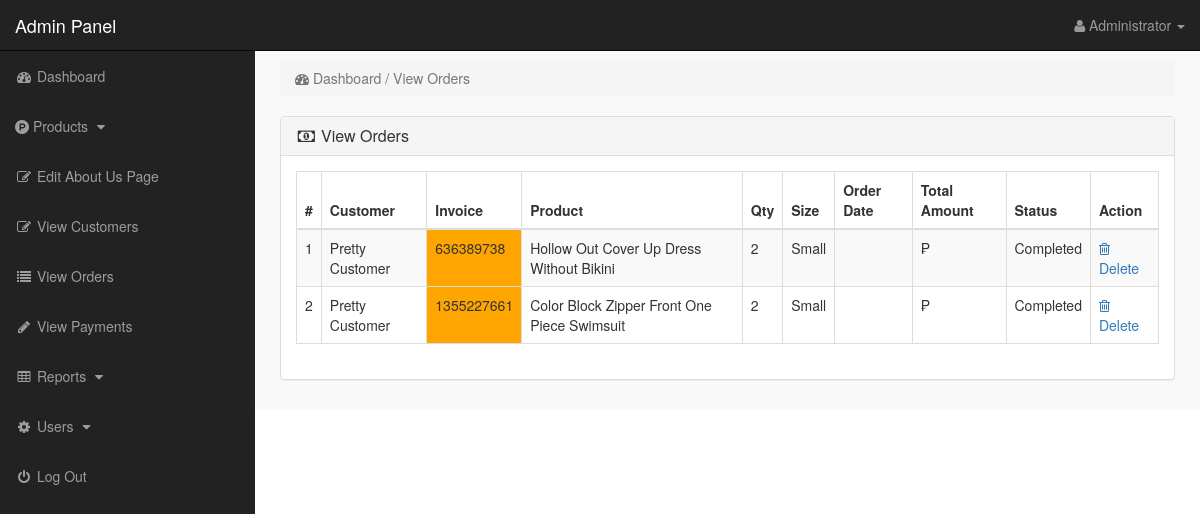
The page /admin_area/index.php?view_orders (signed in) on the database as committed earlier.
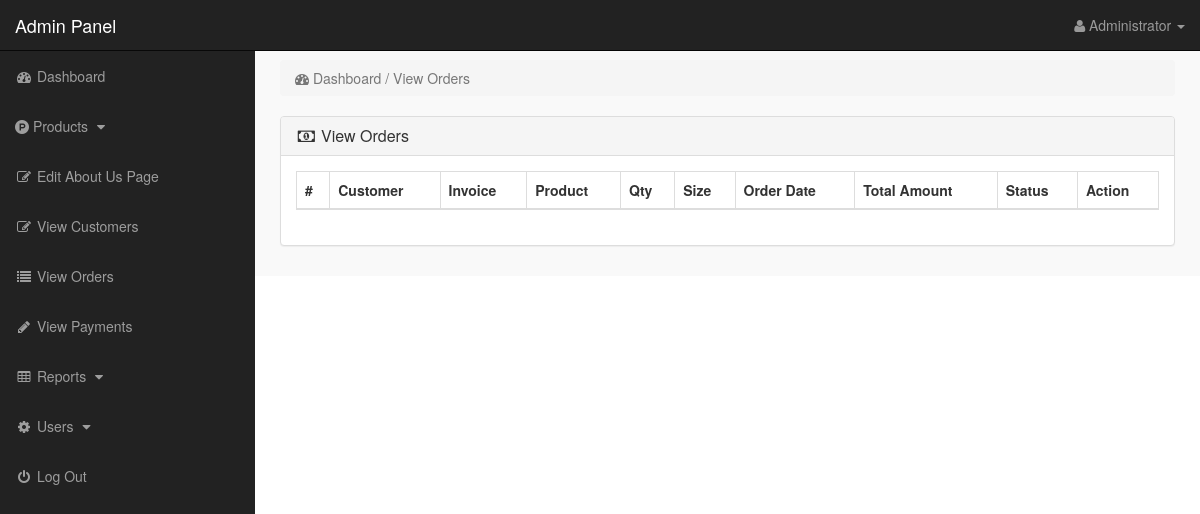
The same page on the database as committed later.
### tables this page shows
CREATE TABLE `pending_orders` (
  `order_id` int(10) NOT NULL,
  `customer_id` int(10) NOT NULL,
  `invoice_no` int(10) DEFAULT NULL,
  `product_id` text NOT NULL,
  `qty` int(10) NOT NULL,
  `size` text NOT NULL,
  `order_status` text NOT NULL,
  `product_title` text NOT NULL,
  `product_img1` text NOT NULL
);

CREATE TABLE `customers` (
  `customer_id` int(10) NOT NULL,
  `customer_name` varchar(255) NOT NULL,
  `customer_email` varchar(255) NOT NULL,
  `customer_pass` varchar(255) NOT NULL,
  `customer_region` text NOT NULL,
  `customer_province` text NOT NULL,
  `customer_city` text NOT NULL,
  `customer_barangay` text NOT NULL,
  `customer_street` text DEFAULT NULL,
  `customer_contact` varchar(255) NOT NULL,
  `customer_address` text NOT NULL,
  `customer_image` text NOT NULL,
  `customer_ip` varchar(255) NOT NULL,
  `customer_confirm_code` text NOT NULL
);

CREATE TABLE `products` (
  `product_id` int(10) NOT NULL,
  `p_cat_id` int(10) DEFAULT NULL,
  `cat_id` int(10) DEFAULT NULL,
  `manufacturer_id` int(10) DEFAULT NULL,
  `date` timestamp NOT NULL DEFAULT current_timestamp() ON UPDATE current_timestamp(),
  `product_title` text NOT NULL,
  `product_url` text NOT NULL,
  `product_img1` text NOT NULL,
  `product_img2` text NOT NULL,
  `product_img3` text NOT NULL,
  `product_price` int(10) NOT NULL,
  `product_psp_price` int(100) NOT NULL,
  `product_desc` text NOT NULL,
  `product_features` text DEFAULT NULL,
  `product_video` text DEFAULT NULL,
  `product_keywords` text NOT NULL,
  `product_label` text DEFAULT NULL,
  `status` varchar(255) NOT NULL
);

### admin_area/view_orders.php (the view, shortened to what this page needs)
<?php
if(!isset($_SESSION['admin_email'])){
echo "<script>window.open('login.php','_self')</script>";
}
else {
?>
<div class="row">
<div class="col-lg-12">
<ol class="breadcrumb">
<li class="active">
<i class="fa fa-dashboard"></i> Dashboard / View Orders
</li>
</ol>
</div>
</div>
<div class="row">
<div class="col-lg-12">
<div class="panel panel-default">
<div class="panel-heading">
<h3 class="panel-title">
<i class="fa fa-money fa-fw"></i> View Orders
</h3>
</div>
<div class="panel-body">
<div class="table-responsive">
<table class="table table-bordered table-hover table-striped">
<thead>
<tr>
<th>#</th>
<th>Customer</th>
<th>Invoice</th>
<th>Product</th>
<th>Qty</th>
<th>Size</th>
<th>Order Date</th>
<th>Total Amount</th>
<th>Status</th>
<th>Action</th>
</tr>
</thead>
<tbody>
<?php
$i = 0;
$get_orders = "select * from pending_orders";
$run_orders = mysqli_query($con,$get_orders);
while ($row_orders = mysqli_fetch_array($run_orders)) {
$order_id = $row_orders['order_id'];
$c_id = $row_orders['customer_id'];
$invoice_no = $row_orders['invoice_no'];
$product_id = $row_orders['product_id'];
$qty = $row_orders['qty'];
$size = $row_orders['size'];
$get_products = "select * from products where product_id='$product_id'";
$run_products = mysqli_query($con,$get_products);
$row_products = mysqli_fetch_array($run_products);
$product_title = $row_products['product_title'];
$i++;
?>
<tr>
<td><?php echo $i; ?></td>
<td>
<?php
$get_customer = "select * from customers where customer_id='$c_id'";
$run_customer = mysqli_query($con,$get_customer);
$row_customer = mysqli_fetch_array($run_customer);
$customer_email = $row_customer['customer_name'];
echo $customer_email;
 ?>
 </td>
<td bgcolor="orange" ><?php echo $invoice_no; ?></td>
<td><?php echo $product_title; ?></td>
<td><?php echo $qty; ?></td>
<td><?php echo $size; ?></td>
<td>
<?php
$get_customer_order = "SELECT * FROM customer_orders WHERE product_title='$product_title'";
$run_customer_order = mysqli_query($con, $get_customer_order);
$row_customer_order = mysqli_fetch_array($run_customer_order);
$due_amount = $row_customer_order['due_amount'];
$order_status = $row_customer_order['order_status'];
?>
</td>
<td>₱<?php echo $due_amount; ?></td>
<td>
<?php
if($order_status=='pending'){
echo $order_status='<div style="color:red;">Pending</div>';
}
else{
echo $order_status='Completed';
}
?>
</td>
<td>
<a href="index.php?order_delete=<?php echo $order_id; ?>" >
<i class="fa fa-trash-o" ></i> Delete
</a>
</td>
</tr>
<?php } ?>
</tbody>
</table>
</div>
</div>
</div>
</div>
</div>
<?php } ?>

### admin_area/includes/sidebar.php (shortened to what this page needs)
<?php
if(!isset($_SESSION['admin_email'])){
echo "<script>window.open('login.php','_self')</script>";
}
else {
?>
<nav class="navbar navbar-inverse navbar-fixed-top" >
<div class="navbar-header" >
<a class="navbar-brand" href="index.php?dashboard" >Admin Panel</a>
</div>
<ul class="nav navbar-right top-nav" >
<li class="dropdown" >
<a href="#" class="dropdown-toggle" data-toggle="dropdown" >
<i class="fa fa-user" ></i>
<?php echo $admin_name; ?> <b class="caret" ></b>
</a>
</li>
</ul>
<div class="collapse navbar-collapse navbar-ex1-collapse">
<ul class="nav navbar-nav side-nav">
<li>
<a href="index.php?dashboard">
<i class="fa fa-fw fa-dashboard"></i> Dashboard
</a>
</li>
<li>
<a href="#" data-toggle="collapse" data-target="#products">
<i class="fa fa-product-hunt" aria-hidden="true"></i> Products
<i class="fa fa-fw fa-caret-down"></i>
</a>
</li>
<li>
<a href="index.php?edit_about_us">
<i class="fa fa-fw fa-edit"></i> Edit About Us Page
</a>
</li>
<li>
<a href="index.php?view_customers">
<i class="fa fa-fw fa-edit"></i> View Customers
</a>
</li>
<li>
<a href="index.php?view_orders">
<i class="fa fa-fw fa-list"></i> View Orders
</a>
</li>
<li>
<a href="index.php?view_payments">
<i class="fa fa-fw fa-pencil"></i> View Payments
</a>
</li>
<li>
<a href="#" data-toggle="collapse" data-target="#print">
<i class="fa fa-fw fa-table"></i> Reports
<i class="fa fa-fw fa-caret-down"></i>
</a>
</li>
<li>
<a href="#" data-toggle="collapse" data-target="#users">
<i class="fa fa-fw fa-gear"></i> Users
<i class="fa fa-fw fa-caret-down"></i>
</a>
</li>
<li>
<a href="logout.php">
<i class="fa fa-fw fa-power-off"></i> Log Out
</a>
</li>
</ul>
</div>
</nav>
<?php } ?>

Rows that differ between the two databases and show on the page:
removed pending_orders: customer.customer_name "Pretty Customer", invoice_no "636389738", product.product_title "Hollow Out Cover Up Dress Without Bikini", qty "2", size "Small"
removed pending_orders: customer.customer_name "Pretty Customer", invoice_no "1355227661", product.product_title "Color Block Zipper Front One Piece Swimsuit", qty "2", size "Small"
